Frame 1 (no input): blank canvas, image omitted
Frame 60 (no input): blank canvas, image omitted
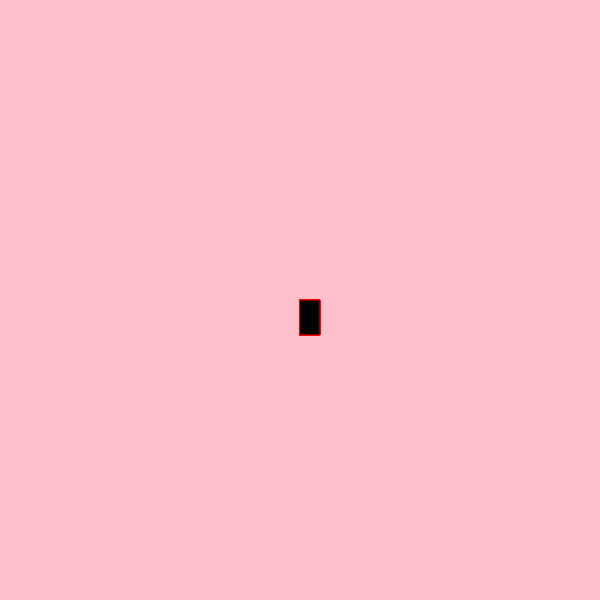
Frame 120 (the mouse pressed at the canvas centre since frame 60)

The p5.js sketch whose frames 1 and 60 were blank and that drew this single picture after the mouse press (run headless with seeded random() and noise() and a simulated clock; from frame 60 on, the mouse is pressed at the canvas centre):

// p5.js sketch
// ── sketch.js
function setup() {
    createCanvas(600, 600);
    background("pink");
  }
  
  function draw() {
  
      
  
      stroke("red");
    fill("black");
    
    // console.log(mouseIsPressed);
    
    if (mouseIsPressed) {
    rect(mouseX, mouseY,20, 35);
    }
  }
